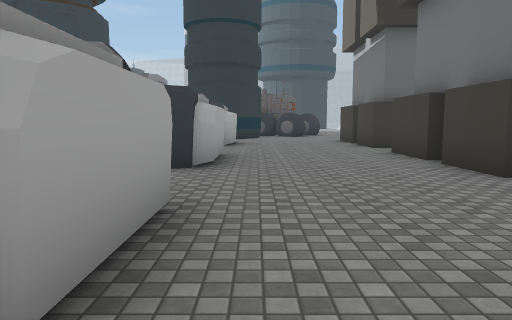
[1] (above)

24 first-person views from a walk through a Unity game level. The camera is 1.4 m above the floor, tilts 6° down and sees 70° across. The floor is counted in squares, 2 m on a side. Each view is taken from the middle of a square. On the plan, view 1 faces up. The plan holds only what a view shows up to about 11 squares ahead; the rest is blank. The place goes on beyond the plan. The player character is not drawn. Some surface patterns are stand-ins.

[2]
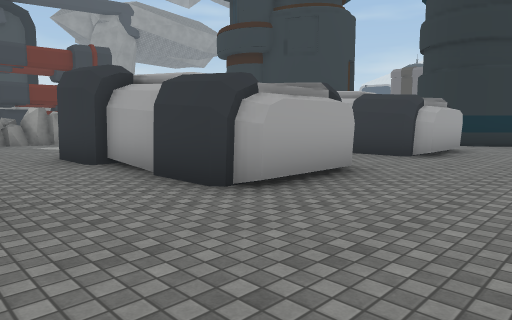

[3]
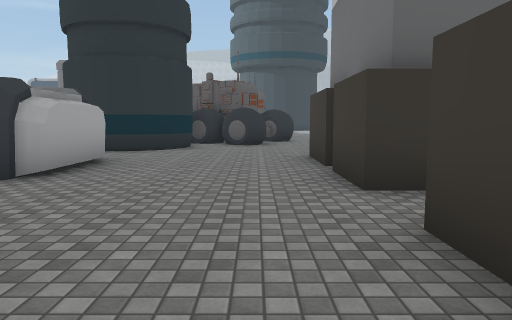

[4]
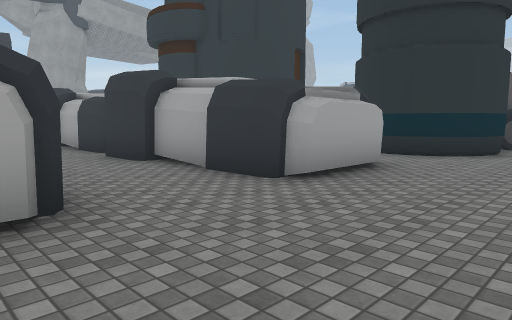

[5]
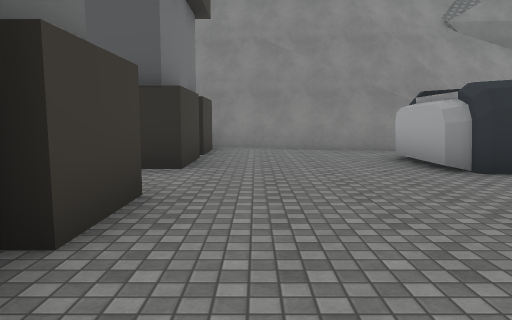

[6]
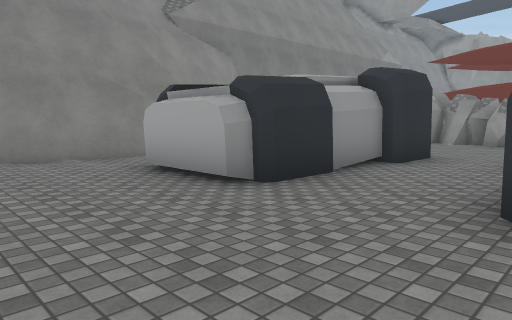

[7]
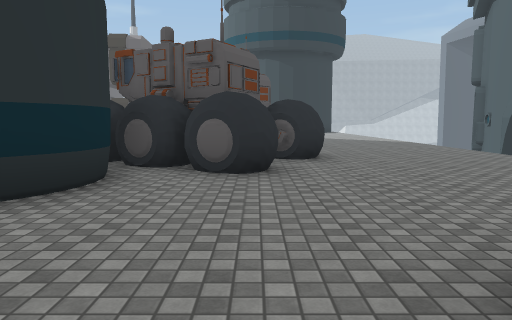

[8]
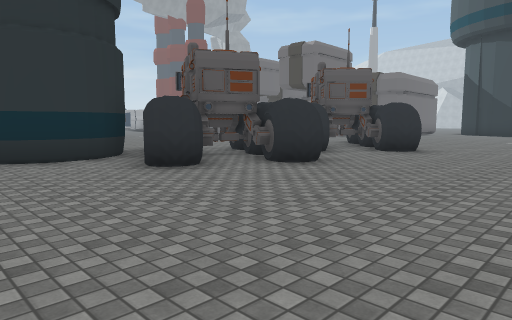

[9]
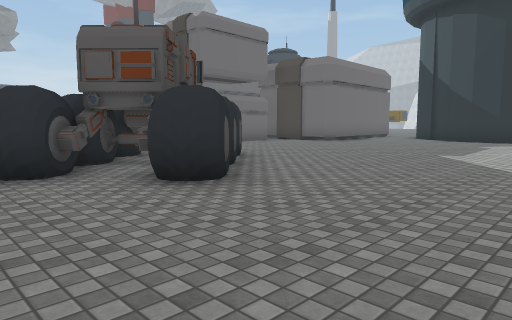

[10]
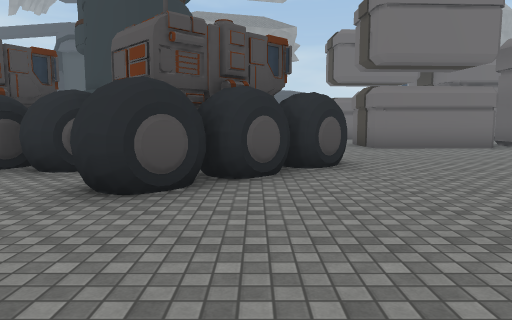

[11]
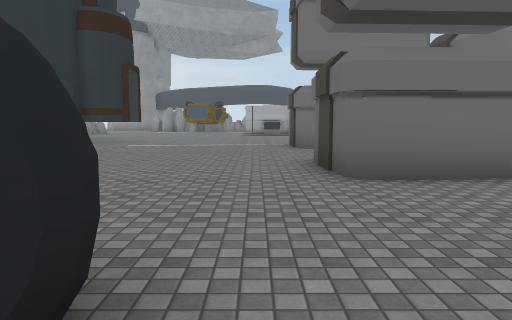

[12]
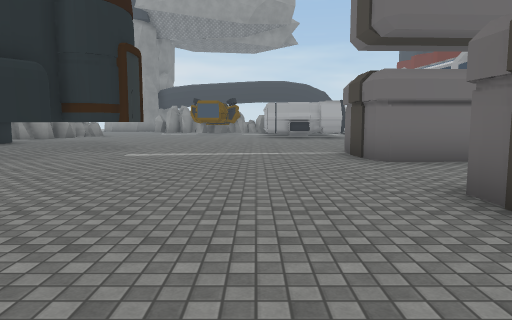

[13]
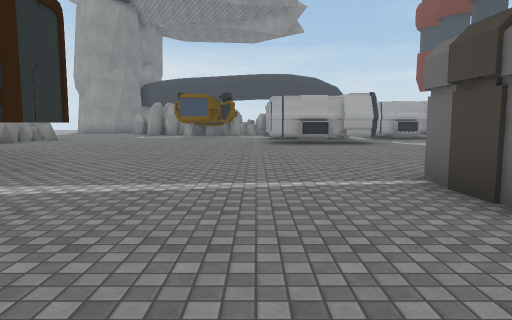

[14]
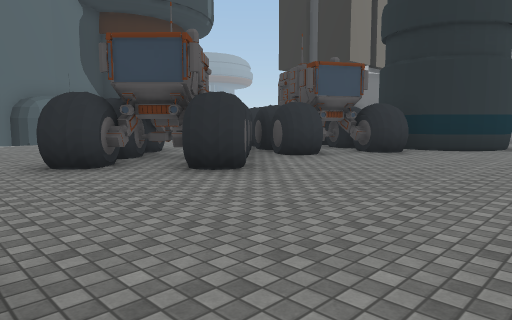

[15]
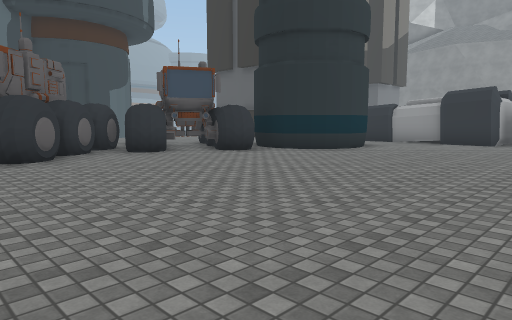

[16]
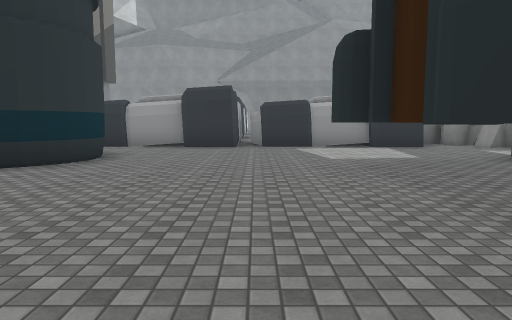

[17]
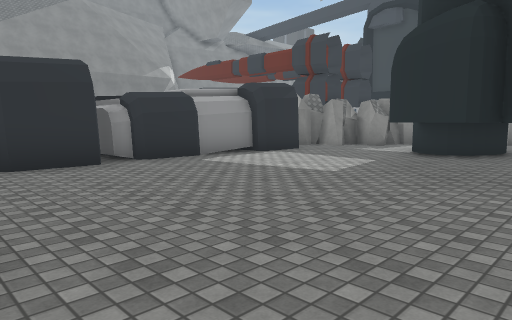

[18]
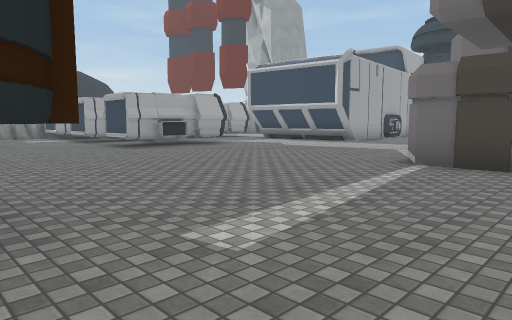

[19]
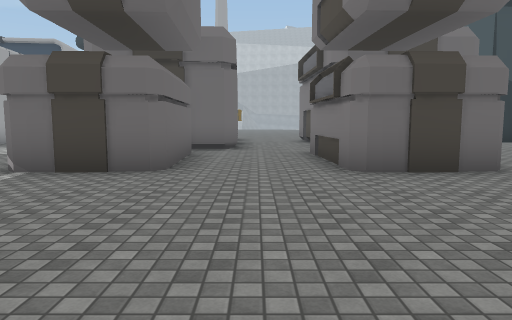

[20]
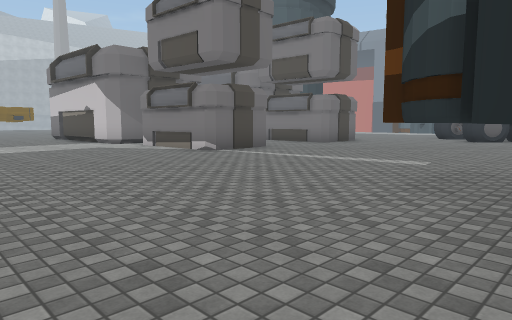

[21]
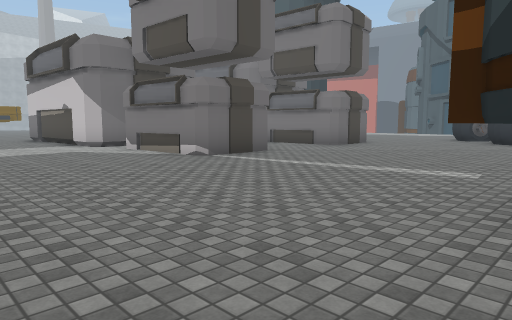

[22]
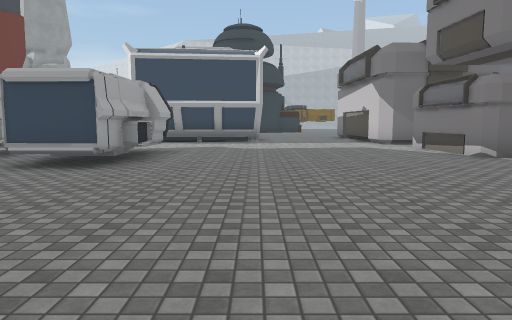

[23]
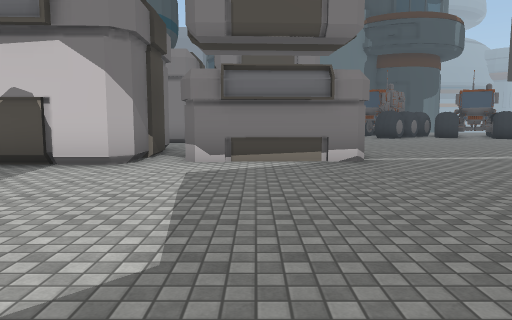

[24]
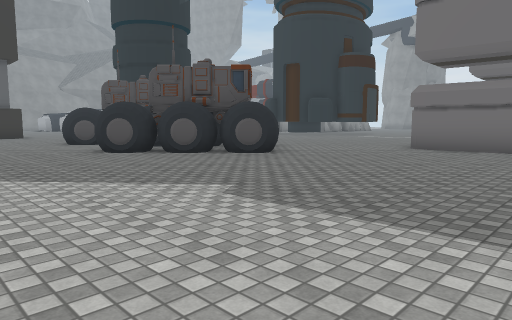

### Floor plan
Key: @ floor where view 1 was taken; # wall or solid block; . floor; B building; O other object.
Columns run from 16 left of view 1 to 7 right of it. Each row starts with its distance up from view 1.
 31 ......###...##    ......
 30 .......#O... O..........
 29 .......# ... #..........
 28 O......# ... #..........
 27 O......##...##.........
 26 .......................
 25 .................#......
 24 ...............####.....
 23 ...............#####....
 22 .....##.........####....
 21 ....#####.......###.....
 20 ...##   #.......###.....
 19 ..      #......#####....
 18 ..      #.......###....
 17     ##  #....######.....
 16    B B ......####.......
 15    ...........##........
 14   ##....................
 13    #..#....##......#
 12    ##.##########...#
 11        #########...#
 10         ...##......##
  9           ...........
  8                #...#
  7       #        #...#
  6      ##... #####...#
  5      ##............#
  4      ##.............
  3      ##....#####.....
  2       ..       #...##
  1                #...#
  0                .@..#
 -1               ###..#
 -2                 ####

Positions as (right, up) in squares from view 1, and headings:
1: (0, 0), facing up
2: (2, 3), facing up-left
3: (2, 6), facing up
4: (2, 7), facing up-left
5: (2, 8), facing down
6: (2, 6), facing down-left
7: (2, 12), facing up
8: (7, 14), facing up-left
9: (7, 20), facing up-left
10: (7, 24), facing left
11: (2, 26), facing left
12: (-1, 25), facing left
13: (-5, 25), facing left
14: (-5, 27), facing down-right
15: (-8, 25), facing down-right
16: (-6, 23), facing down
17: (-3, 19), facing down-left
18: (-7, 21), facing up-left
19: (-6, 22), facing up
20: (-15, 20), facing up-right
21: (-14, 21), facing up-right
22: (-14, 20), facing up
23: (-16, 29), facing right
24: (7, 31), facing down-left
